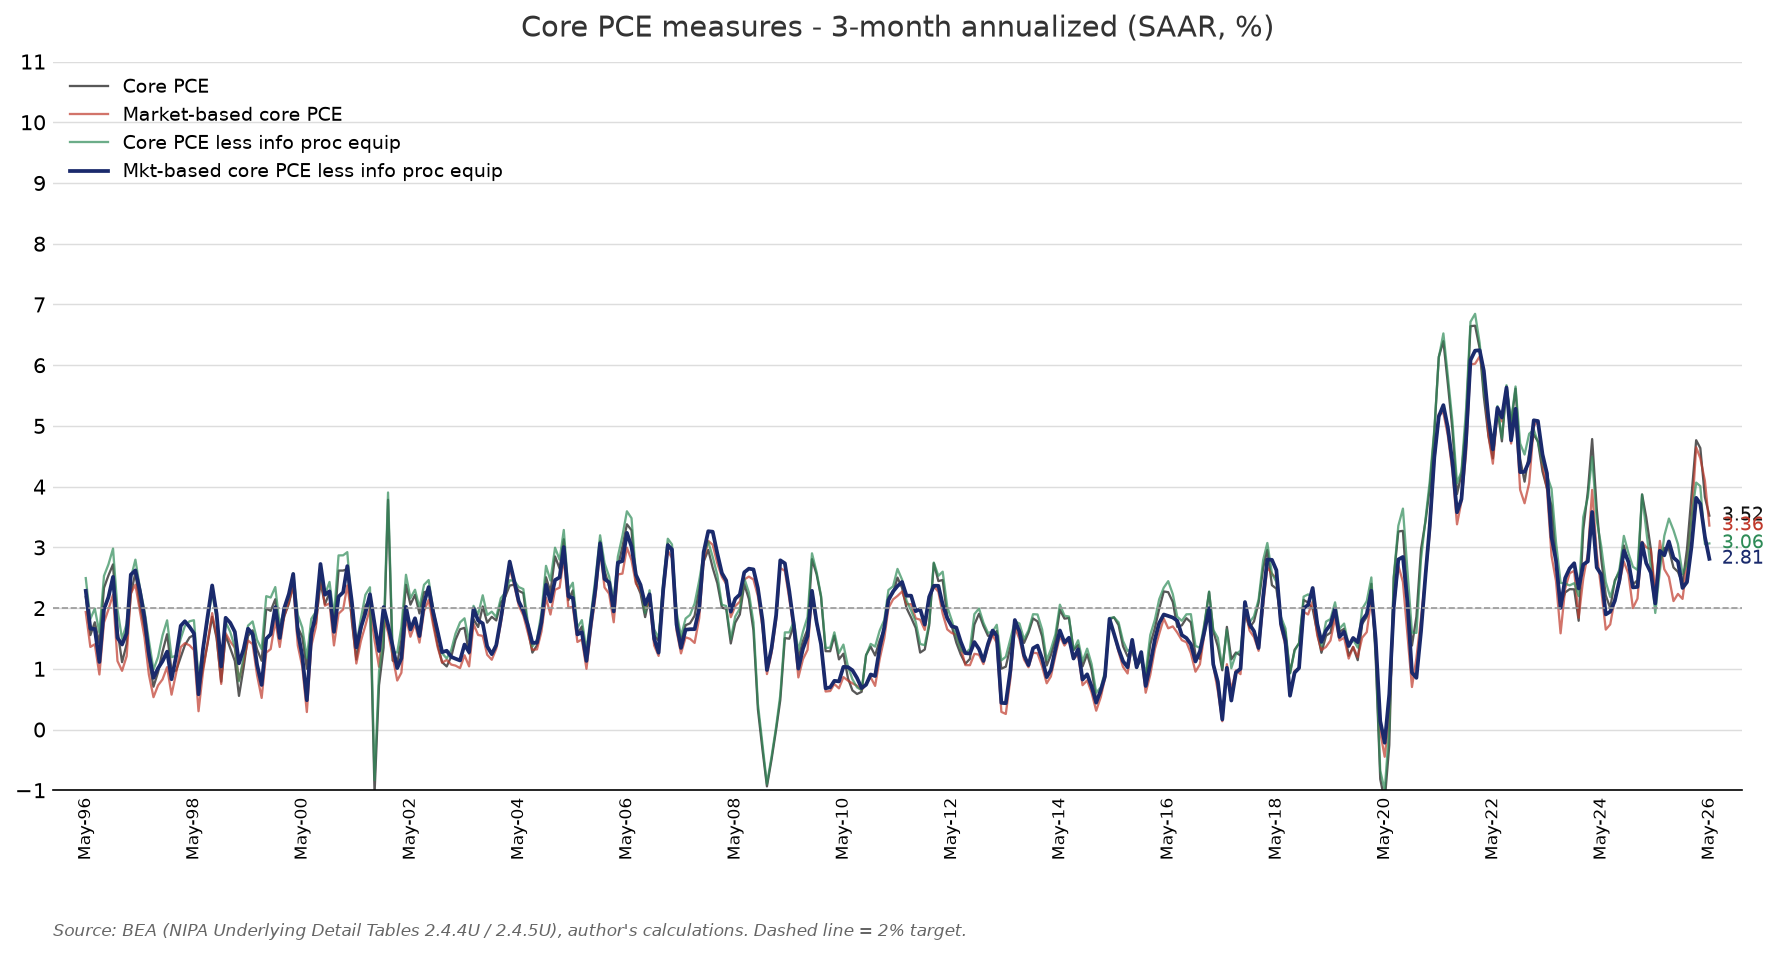

This chart was generated by the following Python code:
#!/usr/bin/env python3
"""
3-month annualized (SAAR) versions of the core PCE measures.

Instead of a 12-month change, this annualizes the trailing 3 months:
    rate = (P_t / P_{t-3})**4 - 1
which equals annualizing the average of the last 3 monthly changes
(BEA monthly PCE price indexes are seasonally adjusted, so SAAR is valid).

Series (BEA NIPA Underlying Detail, monthly; 2.4.4U prices / 2.4.5U nominal):
  - Core PCE (ex food & energy)                  line 374
  - Market-based core PCE                        line 402
  - Core PCE less info proc equip                374 less 48
  - Mkt-based core PCE less info proc equip       402 less 48  (Omair's series)

Requires env var BEA_API_KEY.
"""
import os
import sys
import numpy as np
import pandas as pd
import requests
import matplotlib

matplotlib.use("Agg")
import matplotlib.pyplot as plt
from matplotlib.ticker import MultipleLocator

BASE = "https://apps.bea.gov/api/data"
CORE, MKT, IPE = "374", "402", "48"
START = "1996-05-01"


def fetch(table, key):
    r = requests.get(BASE, params={
        "UserID": key, "method": "GetData", "datasetname": "NIUnderlyingDetail",
        "TableName": table, "Frequency": "M", "Year": "ALL", "ResultFormat": "JSON",
    }, timeout=60)
    r.raise_for_status()
    df = pd.DataFrame(r.json()["BEAAPI"]["Results"]["Data"])
    df["value"] = pd.to_numeric(df["DataValue"].str.replace(",", ""), errors="coerce")
    df["date"] = pd.to_datetime(df["TimePeriod"], format="%YM%m")
    return df


def line(df, ln):
    return df[df["LineNumber"] == ln].set_index("date")["value"].sort_index()


def remove_component(p_agg, n_agg, p_ipe, n_ipe):
    d = pd.DataFrame({"p_agg": p_agg, "n_agg": n_agg,
                      "p_ipe": p_ipe, "n_ipe": n_ipe}).dropna()
    share = d["n_ipe"] / d["n_agg"]
    avg_share = 0.5 * (share + share.shift(1))
    dln = (np.log(d["p_agg"]).diff() - avg_share * np.log(d["p_ipe"]).diff()) / (1 - avg_share)
    return np.exp(dln.fillna(0).cumsum()) * 100.0


def ann3m(p):
    """Trailing-3-month annualized rate, in percent."""
    return ((p / p.shift(3)) ** 4 - 1) * 100.0


def main():
    key = os.environ.get("BEA_API_KEY") or sys.exit("Set BEA_API_KEY.")
    px, nom = fetch("U20404", key), fetch("U20405", key)
    p_core, n_core = line(px, CORE), line(nom, CORE)
    p_mkt, n_mkt = line(px, MKT), line(nom, MKT)
    p_ipe, n_ipe = line(px, IPE), line(nom, IPE)

    indices = {
        "Core PCE": p_core,
        "Market-based core PCE": p_mkt,
        "Core PCE less info proc equip": remove_component(p_core, n_core, p_ipe, n_ipe),
        "Mkt-based core PCE less info proc equip": remove_component(p_mkt, n_mkt, p_ipe, n_ipe),
    }
    series = {k: ann3m(v)[ann3m(v).index >= START].dropna() for k, v in indices.items()}

    headline = "Mkt-based core PCE less info proc equip"
    print("3-month annualized (SAAR), latest 3 months:")
    idx = series[headline].index[-3:]
    for k, v in series.items():
        vals = "  ".join(f"{v.loc[d]:5.2f}%" for d in idx)
        print(f"  {k:42s} {vals}   (latest {v.iloc[-1]:.2f}%)")
    print("\nMonthly % changes that feed the latest SAAR (annualized in parens):")
    p = indices[headline]
    for d in idx:
        m = (p.loc[d] / p.shift(1).loc[d] - 1) * 100
        print(f"  {d:%b-%Y}: {m:+.3f}% m/m  ->  {((1+m/100)**12-1)*100:+.2f}% annualized")

    colors = {
        "Core PCE": "#111111",
        "Market-based core PCE": "#c0392b",
        "Core PCE less info proc equip": "#2e8b57",
        "Mkt-based core PCE less info proc equip": "#1a2a6c",
    }
    fig, ax = plt.subplots(figsize=(12, 6.5))
    for k, v in series.items():
        ax.plot(v.index, v.values, label=k, color=colors[k],
                linewidth=1.8 if k == headline else 1.1,
                alpha=1.0 if k == headline else 0.7)
        ax.annotate(f"{v.iloc[-1]:.2f}", xy=(v.index[-1], v.iloc[-1]),
                    xytext=(6, 0), textcoords="offset points",
                    va="center", fontsize=9, color=colors[k])

    ax.set_title("Core PCE measures - 3-month annualized (SAAR, %)",
                 fontsize=14, color="#333333", pad=12)
    ax.set_ylim(-1, 11)
    ax.yaxis.set_major_locator(MultipleLocator(1.0))
    ax.axhline(2.0, color="#999999", linewidth=0.8, linestyle="--")  # Fed target
    ax.grid(axis="y", color="#dddddd", linewidth=0.7)
    ax.set_axisbelow(True)
    for sp in ["top", "right", "left"]:
        ax.spines[sp].set_visible(False)
    ax.tick_params(length=0)
    ticks = pd.date_range(START, series["Core PCE"].index[-1], freq="24MS")
    ax.set_xticks(ticks)
    ax.set_xticklabels([d.strftime("%b-%y") for d in ticks], rotation=90, fontsize=8)
    ax.margins(x=0.02)
    ax.legend(loc="upper left", fontsize=9, frameon=False)
    ax.text(0.0, -0.20,
            "Source: BEA (NIPA Underlying Detail Tables 2.4.4U / 2.4.5U), author's calculations. "
            "Dashed line = 2% target.",
            transform=ax.transAxes, fontsize=8, style="italic", color="#666666")

    fig.tight_layout()
    out = os.path.join(os.path.dirname(os.path.abspath(__file__)), "pce_3m_annualized.png")
    fig.savefig(out, dpi=150, bbox_inches="tight")
    print("\nSaved", out)
    pd.DataFrame(series).to_csv(
        os.path.join(os.path.dirname(os.path.abspath(__file__)), "pce_3m_annualized.csv"))


if __name__ == "__main__":
    main()
